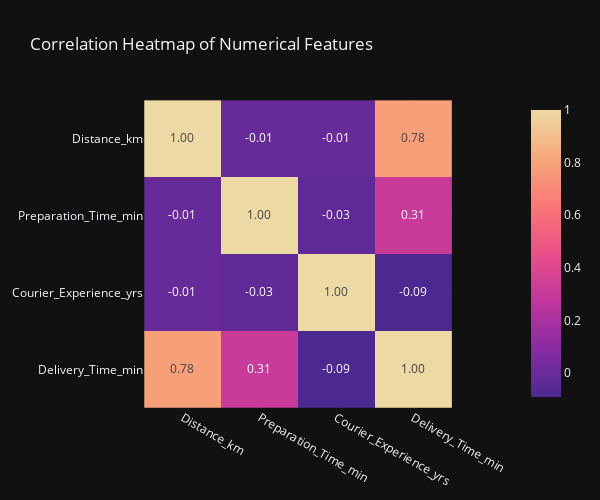

Notebook code for this chart:
### Code cell
fig_heatmap = px.imshow(
    img = num_df.corr(),
    title = 'Correlation Heatmap of Numerical Features',
    height = 500,
    width = 600,
    template = 'plotly_dark',
    color_continuous_scale = 'Agsunset',
    text_auto = '.2f',
)
fig_heatmap.show()

### Figure 1 — Plotly figure (JSON) as saved in the notebook; plotly's stock layout.template omitted (floating-point values rounded to 4 significant figures)
{"data": [{"coloraxis": "coloraxis", "hovertemplate": "x: %{x}<br>y: %{y}<br>color: %{z}<extra></extra>", "name": "0", "texttemplate": "%{z:.2f}", "type": "heatmap", "x": ["Distance_km", "Preparation_Time_min", "Courier_Experience_yrs", "Delivery_Time_min"], "xaxis": "x", "y": ["Distance_km", "Preparation_Time_min", "Courier_Experience_yrs", "Delivery_Time_min"], "yaxis": "y", "z": [[1.0, -0.009037, -0.007842, 0.781], [-0.009037, 1.0, -0.03083, 0.3073], [-0.007842, -0.03083, 1.0, -0.09043], [0.781, 0.3073, -0.09043, 1.0]]}], "layout": {"coloraxis": {"colorscale": [[0, "rgb(75, 41, 145)"], [0.1667, "rgb(135, 44, 162)"], [0.3333, "rgb(192, 54, 157)"], [0.5, "rgb(234, 79, 136)"], [0.6667, "rgb(250, 120, 118)"], [0.8333, "rgb(246, 169, 122)"], [1, "rgb(237, 217, 163)"]]}, "height": 500, "title": {"text": "Correlation Heatmap of Numerical Features"}, "width": 600, "xaxis": {"anchor": "y", "constrain": "domain", "domain": [0, 1], "scaleanchor": "y"}, "yaxis": {"anchor": "x", "autorange": "reversed", "constrain": "domain", "domain": [0, 1]}}}
